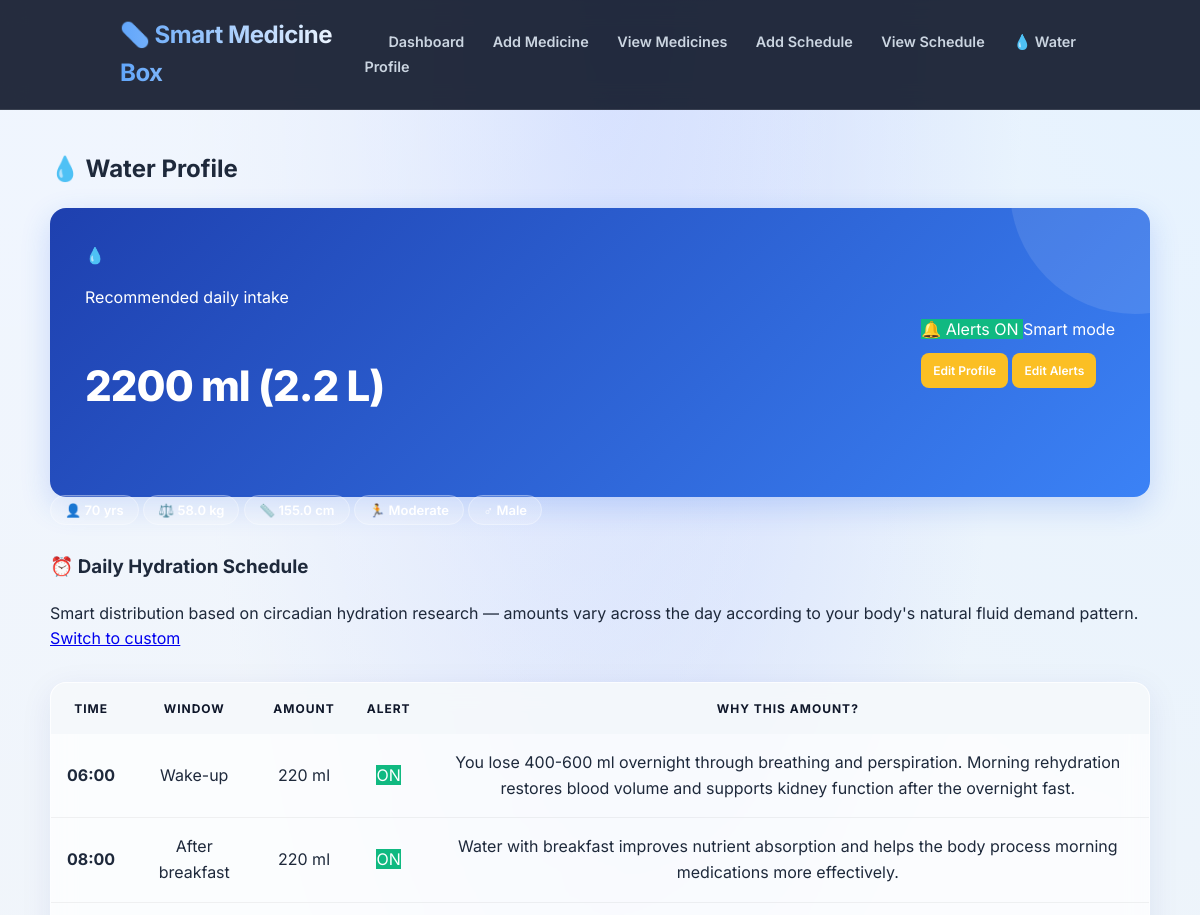
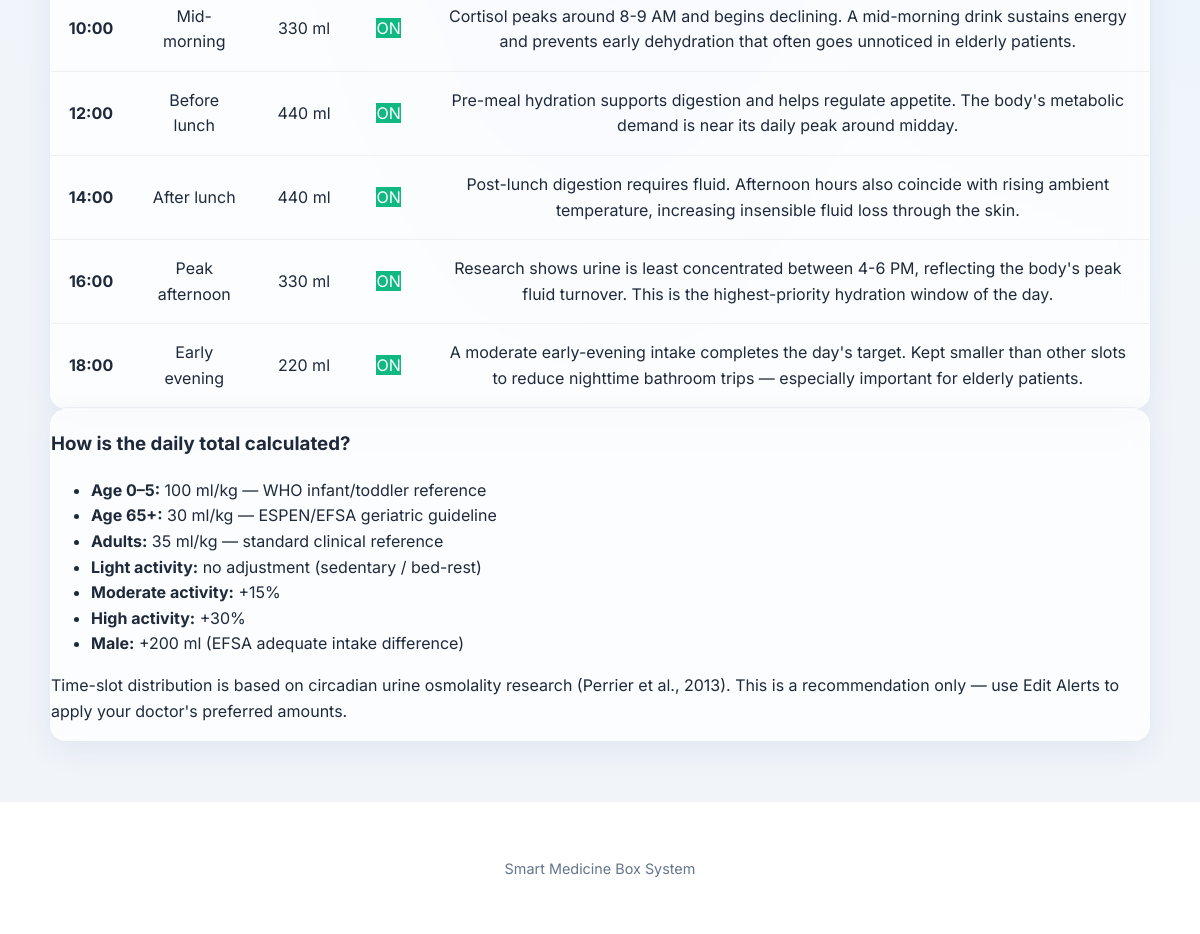
Page /water_profile on the committed database (2 pictures, top to bottom).
### tables this page shows
CREATE TABLE water_profile (
        user_id        INTEGER PRIMARY KEY,
        age            INTEGER NOT NULL,
        gender         TEXT NOT NULL,
        weight_kg      REAL NOT NULL,
        height_cm      REAL NOT NULL,
        activity_level TEXT NOT NULL
    );

### medicine/app.py (the view)
@app.route("/water_profile")
def water_profile():
    profile        = database.get_water_profile()
    recommended_ml = None
    alert_slots    = []
    config         = database.get_alert_config()
    if profile:
        _, age, gender, weight_kg, height_cm, activity_level = profile
        recommended_ml = database.calculate_daily_water_ml(
            age, gender, weight_kg, height_cm, activity_level)
        alert_slots = database.build_alert_schedule(recommended_ml, config)
    return render_template("water_profile.html",
                           profile=profile,
                           recommended_ml=recommended_ml,
                           alert_slots=alert_slots,
                           config=config)

### medicine/database.py (called while the page is built)
def connect():
    return sqlite3.connect(DB_NAME)

def get_water_profile():
    conn = connect()
    cursor = conn.cursor()
    cursor.execute("SELECT * FROM water_profile WHERE user_id=1")
    data = cursor.fetchone()
    conn.close()
    return data

def calculate_daily_water_ml(age, gender, weight_kg, height_cm, activity_level):
    if age <= 5:
        base = weight_kg * 100
    elif age >= 65:
        base = weight_kg * 30
    else:
        base = weight_kg * 35
    multipliers = {"light": 1.00, "moderate": 1.15, "high": 1.30}
    adjusted = base * multipliers.get(activity_level.lower(), 1.00)
    if gender.lower() == "male":
        adjusted += 200
    return int(round(adjusted / 50) * 50)

def get_alert_config():
    conn = connect()
    cursor = conn.cursor()
    cursor.execute("SELECT * FROM water_alert_config WHERE config_id=1")
    row = cursor.fetchone()
    conn.close()
    if row:
        return {
            "alarm_enabled":      bool(row[1]),
            "mode":               row[2],
            "doctor_ml_per_slot": row[3],
        }
    return {"alarm_enabled": True, "mode": "smart", "doctor_ml_per_slot": 0}

def build_alert_schedule(recommended_ml, config):
    slots = []
    for slot in ALERT_SLOTS:
        if config["mode"] == "custom":
            ml = int(config["doctor_ml_per_slot"])
        else:
            ml = int(round((recommended_ml * slot["weight"]) / 10) * 10)
            ml = max(ml, 50)
        slots.append({
            "time":    slot["time"],
            "label":   slot["label"],
            "ml":      ml,
            "reason":  SLOT_REASONS[slot["time"]],
            "enabled": config["alarm_enabled"],
        })
    return slots

### medicine/templates/water_profile.html (shortened to what this page needs)
{% extends "base.html" %}
{% block content %}
<h2>💧 Water Profile</h2>
{% if profile %}
{% set user_id, age, gender, weight_kg, height_cm, activity_level = profile %}
<div class="water-banner">
    <div class="water-banner-left">
        <span class="water-drop-icon">💧</span>
        <div>
            <p class="water-banner-label">Recommended daily intake</p>
            <p class="water-banner-value">{{ recommended_ml }} ml
                <span class="water-banner-liters">({{ "%.1f"|format(recommended_ml / 1000) }} L)</span>
            </p>
        </div>
    </div>
    <div class="water-banner-right">
        <span class="alert-badge {% if config.alarm_enabled %}badge-on{% else %}badge-off{% endif %}">
            🔔 Alerts {% if config.alarm_enabled %}ON{% else %}OFF{% endif %}
        </span>
        <span class="mode-badge">
            {% if config.mode == 'custom' %}Doctor override{% else %}Smart mode{% endif %}
        </span>
        <br>
        <a href="/edit_water_profile" class="edit-btn" style="margin-top:10px;display:inline-block;">Edit Profile</a>
        <a href="/edit_water_alerts"  class="edit-btn" style="margin-top:10px;display:inline-block;">Edit Alerts</a>
    </div>
</div>
<div class="water-profile-summary">
    <span>👤 {{ age }} yrs</span>
    <span>⚖️ {{ weight_kg }} kg</span>
    <span>📏 {{ height_cm }} cm</span>
    <span>🏃 {{ activity_level | capitalize }}</span>
    <span>{{ '♂' if gender == 'male' else '♀' }} {{ gender | capitalize }}</span>
</div>
<h3 style="margin-top:30px;">⏰ Daily Hydration Schedule</h3>
{% if config.mode == 'custom' %}
<p class="water-info-note" style="margin-bottom:12px;">
    Doctor / personal override active — each slot shows your set amount of
    <strong>{{ config.doctor_ml_per_slot }} ml</strong>.
    <a href="/edit_water_alerts">Change</a>
</p>
{% else %}
<p class="water-info-note" style="margin-bottom:12px;">
    Smart distribution based on circadian hydration research — amounts vary
    across the day according to your body's natural fluid demand pattern.
    <a href="/edit_water_alerts">Switch to custom</a>
</p>
{% endif %}
<table>
    <thead>
        <tr>
            <th>Time</th>
            <th>Window</th>
            <th>Amount</th>
            <th>Alert</th>
            <th>Why this amount?</th>
        </tr>
    </thead>
    <tbody>
        {% for slot in alert_slots %}
        <tr>
            <td><strong>{{ slot.time }}</strong></td>
            <td>{{ slot.label }}</td>
            <td><span class="ml-badge">{{ slot.ml }} ml</span></td>
            <td>
                {% if slot.enabled %}
                    <span class="badge-on">ON</span>
                {% else %}
                    <span class="badge-off">OFF</span>
                {% endif %}
            </td>
            <td class="reason-cell">{{ slot.reason }}</td>
        </tr>
        {% endfor %}
    </tbody>
</table>
<div class="water-info-box">
    <h3>How is the daily total calculated?</h3>
    <ul>
        <li><strong>Age 0–5:</strong> 100 ml/kg — WHO infant/toddler reference</li>
        <li><strong>Age 65+:</strong> 30 ml/kg — ESPEN/EFSA geriatric guideline</li>
        <li><strong>Adults:</strong> 35 ml/kg — standard clinical reference</li>
        <li><strong>Light activity:</strong> no adjustment (sedentary / bed-rest)</li>
        <li><strong>Moderate activity:</strong> +15%</li>
        <li><strong>High activity:</strong> +30%</li>
        <li><strong>Male:</strong> +200 ml (EFSA adequate intake difference)</li>
    </ul>
    <p class="water-info-note">
        Time-slot distribution is based on circadian urine osmolality research
        (Perrier et al., 2013). This is a recommendation only — use Edit Alerts
        to apply your doctor's preferred amounts.
    </p>
</div>
{% endif %}
{% endblock %}

### medicine/static/style.css (style rules this page uses)
:root { --primary: #2563eb; --primary-dark: #1e40af; --secondary: #0f172a; --accent: #10b981; --danger: #ef4444; --glass-bg: rgba(255, 255, 255, 0.75); --glass-border: rgba(255, 255, 255, 0.5); --bg-gradient: radial-gradient(at 0% 0%, hsla(217,100%,97%,1) 0, transparent 50%), radial-gradient(at 50% 0%, hsla(225,100%,90%,1) 0, transparent 50%), radial-gradient(at 100% 0%, hsla(210,100%,95%,1) 0, transparent 50%); --text-main: #1e293b; --text-muted: #64748b; --radius: 16px; --shadow-premium: 0 8px 32px 0 rgba(31, 38, 135, 0.08); }
body { font-family: 'Inter', sans-serif; margin: 0; background-color: #f1f5f9; background-image: var(--bg-gradient); background-attachment: fixed; color: var(--text-main); min-height: 100vh; line-height: 1.6; }
.card, .form-box, table, .water-info-box, .water-empty { background: var(--glass-bg); backdrop-filter: blur(12px); -webkit-backdrop-filter: blur(12px); border: 1px solid var(--glass-border); border-radius: var(--radius); box-shadow: var(--shadow-premium); transition: all 0.4s cubic-bezier(0.4, 0, 0.2, 1); }
table { width: 100%; border-collapse: separate; border-spacing: 0; margin-top: 30px; overflow: hidden; }
th { background: rgba(241, 245, 249, 0.6); color: var(--secondary); padding: 16px; font-size: 0.75rem; text-transform: uppercase; letter-spacing: 1px; font-weight: 700; }
td { padding: 16px; text-align: center; border-bottom: 1px solid rgba(0, 0, 0, 0.05); background: transparent; }
.water-banner { background: linear-gradient(135deg, #1e40af 0%, #3b82f6 100%); color: white; padding: 35px; border-radius: var(--radius); display: flex; justify-content: space-between; align-items: center; margin-top: 20px; box-shadow: 0 10px 30px rgba(37, 99, 235, 0.2); position: relative; overflow: hidden; }
.water-banner::before { content: ''; position: absolute; top: -50%; right: -10%; width: 250px; height: 250px; background: rgba(255,255,255,0.1); border-radius: 50%; }
.water-banner-value { font-size: 42px; font-weight: 800; letter-spacing: -1px; }
.water-profile-summary span { background: rgba(255, 255, 255, 0.2); backdrop-filter: blur(4px); color: white; border: 1px solid rgba(255,255,255,0.3); padding: 6px 14px; border-radius: 50px; font-size: 13px; font-weight: 600; }
.badge-on { background: var(--accent); color: white; }
.edit-btn { background: #fbbf24; color: white; padding: 8px 12px; border-radius: 8px; text-decoration: none; font-size: 12px; font-weight: 600; }

### rows in the picture
water_profile: weight_kg "58.0", height_cm "155.0", activity_level "Moderate", gender "♂", gender "Male"

### other values in the picture
{{ recommended_ml }} "2200"
{{ "%.1f"|format(recommended_ml / 1000) }} "2.2"
{{ age }} "70"
{{ slot.time }} "06:00" "08:00" "10:00" "12:00" "14:00" "16:00" "18:00"
{{ slot.label }} "Wake-up" "After breakfast" "Mid-morning" "Before lunch" "After lunch" "Peak afternoon" "Early evening"
{{ slot.ml }} "220" "220" "330" "440" "440" "330" "220"
{{ slot.reason }} "You lose 400-600 ml overnight through breathing and perspiration. Morning rehydration restores blood volume and supports kidney function after the overnight fast." "Water with breakfast improves nutrient absorption and helps the body process morning medications more effectively." "Cortisol peaks around 8-9 AM and begins declining. A mid-morning drink sustains energy and prevents early dehydration that often goes unnoticed in elderly patients." "Pre-meal hydration supports digestion and helps regulate appetite. The body's metabolic demand is near its daily peak around midday." "Post-lunch digestion requires fluid. Afternoon hours also coincide with rising ambient temperature, increasing insensible fluid loss through the skin." "Research shows urine is least concentrated between 4-6 PM, reflecting the body's peak fluid turnover. This is the highest-priority hydration window of the day." "A moderate early-evening intake completes the day's target. Kept smaller than other slots to reduce nighttime bathroom trips — especially important for elderly patients."
